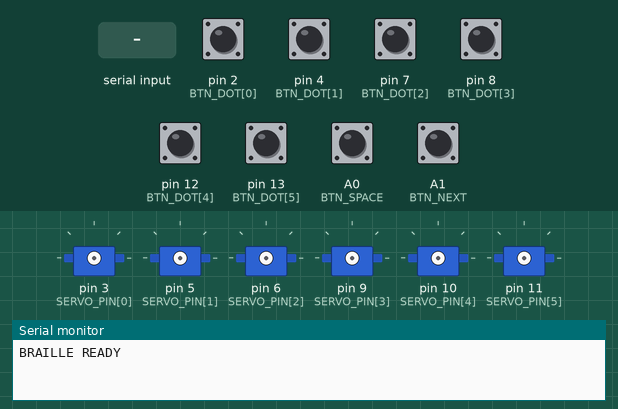
A sketch run on a simulated Arduino Uno, built with avr-gcc and run on an emulated ATmega328P. Parts: 6 × servo, the last lines printed to the serial monitor. Inputs (shaded band) come from the test bench; at power-on: A0 (BTN_SPACE), A1 (BTN_NEXT), pin 2 (BTN_DOT[0]), pin 4 (BTN_DOT[1]), pin 7 (BTN_DOT[2]), pin 8 (BTN_DOT[3]), pin 12 (BTN_DOT[4]), pin 13 (BTN_DOT[5]) HIGH.

Above: at 1.2 s.
1.3 s: "Z\n" received over Serial
At 1.45 s:
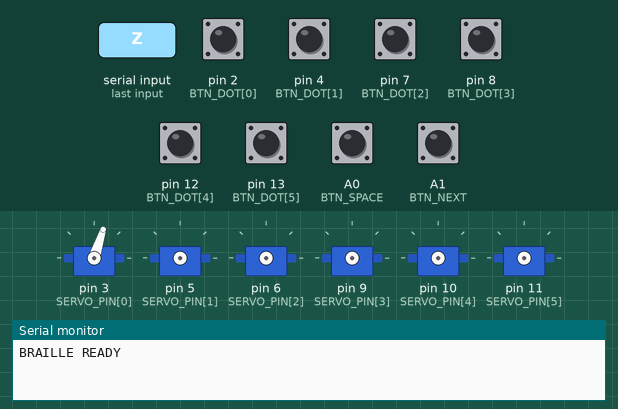
At 2.11 s:
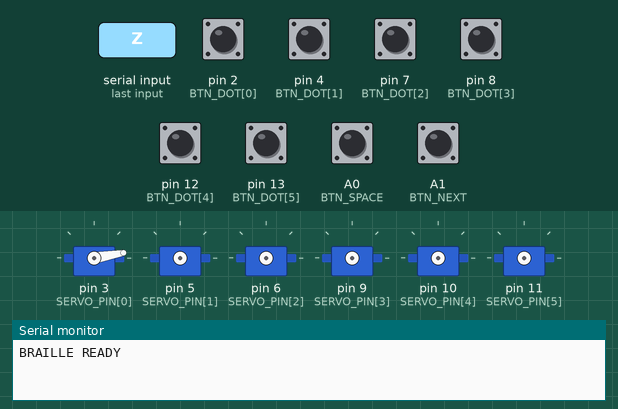
4.3 s: "A\n" received over Serial
At 6.6 s:
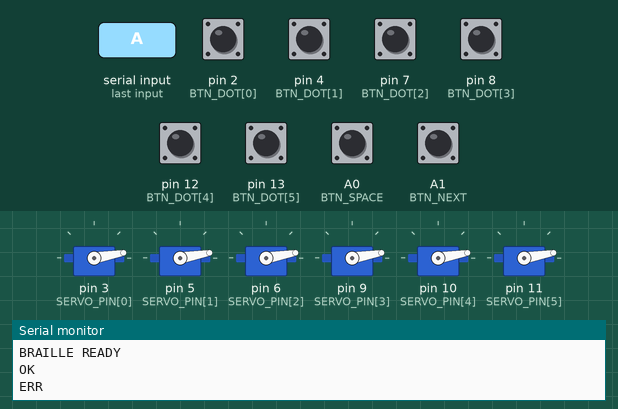
7.3 s: pin 2 (BTN_DOT[0]) pulled LOW for 0.15 s
8.9 s: A0 (BTN_SPACE) pulled LOW for 0.15 s
10.5 s: A1 (BTN_NEXT) pulled LOW for 0.15 s
12.1 s: "D90\n" received over Serial
Timing chart, 0 to 14.6 s (numbered marks = the images above; inputs shaded):
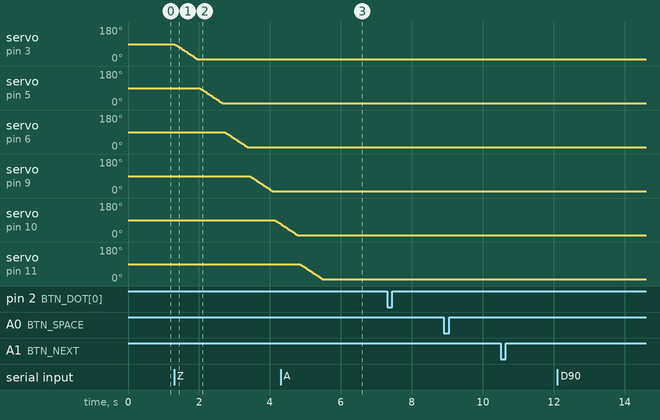

Measured:
- after the input at 1.3 s, servo on pin 3 (SERVO_PIN[0]): moves from 90° to 10° over 0.62 s, starting at once; servo on pin 5 (SERVO_PIN[1]): moves from 90° to 10° over 0.62 s, starting after 0.73 s

The sketch:

braille_display.ino
```cpp
// MadHacks 2026 - cam-drum braille display firmware
// 3 cells x 2 drums (one drum per column of 3 dots), 6 servos, 8 buttons.
//
// Serial protocol (115200 baud, one command per line):
//   P,<m1>,<m2>,<m3>     show 3 cells. m = 6-bit dot mask, bit0 = dot1 ... bit5 = dot6
//   T,<servo>,<stop>     move one drum to stop 0..7 (stop = 3-bit column pattern)
//   J,<servo>,<angle>    jog one servo to a raw angle 0..180 (calibration)
//   O,<servo>,<base>,<dir>,<flip>   set calibration for one drum at runtime
//   D                     dump calibration table (paste it back into CAL below)
//   Z                     all dots down
// Events sent back:
//   EV,KEY,<mask>  chord typed (6-bit, Perkins order: bit0 = dot1)
//   EV,SPACE       space / send pressed
//   EV,NEXT        next-page pressed
//
// Calibration idea: each drum was glued on at an unknown angle, so for each
// servo store base (angle of stop 0), dir (+1 or -1), and flip (1 if the
// dot rows come out upside down). Use J to find the angle where all three
// pins are UP (that is stop 7), then set base = thatAngle - dir*7*STEP.

#include <Servo.h>

const float STEP = 160.0 / 7.0;   // degrees between stops (matches the printed drums)

// Servo order: cell1-left, cell1-right, cell2-left, cell2-right, cell3-left, cell3-right
const int SERVO_PIN[6] = {3, 5, 6, 9, 10, 11};

struct Cal { float base; int dir; int flip; };
Cal CAL[6] = {               // <-- paste the output of "D" here after calibrating
  {10, 1, 0}, {10, 1, 0}, {10, 1, 0},
  {10, 1, 0}, {10, 1, 0}, {10, 1, 0}
};

// Buttons (INPUT_PULLUP, other leg to GND). Perkins layout: dots 1-6, space, next.
const int BTN_DOT[6] = {2, 4, 7, 8, 12, 13};
const int BTN_SPACE = A0;
const int BTN_NEXT  = A1;

Servo servos[6];
int currentStop[6] = {-1, -1, -1, -1, -1, -1};
unsigned long detachAt[6] = {0};
const unsigned long HOLD_MS = 450;   // power servos only while moving (drums hold position)

String line;

int reverse3(int v) { return ((v & 1) << 2) | (v & 2) | ((v >> 2) & 1); }

int angleForStop(int s, int stop) {
  if (CAL[s].flip) stop = reverse3(stop);
  float a = CAL[s].base + CAL[s].dir * stop * STEP;
  return constrain((int)(a + 0.5), 0, 180);
}

void moveServoRaw(int s, int angle) {
  if (!servos[s].attached()) servos[s].attach(SERVO_PIN[s]);
  int from = servos[s].read();
  int step = (angle > from) ? 1 : -1;
  for (int a = from; a != angle; a += step) { servos[s].write(a); delay(8); }
  servos[s].write(angle);
  detachAt[s] = millis() + HOLD_MS;
}

void setStop(int s, int stop, bool force = false) {
  stop &= 7;
  if (!force && currentStop[s] == stop) return;
  moveServoRaw(s, angleForStop(s, stop));
  currentStop[s] = stop;
  delay(60);   // stagger servo starts to avoid current spikes / brownouts
}

void showCells(int m1, int m2, int m3) {
  int m[3] = {m1, m2, m3};
  for (int c = 0; c < 3; c++) {
    setStop(2 * c,     m[c] & 7);          // left column: dots 1,2,3
    setStop(2 * c + 1, (m[c] >> 3) & 7);   // right column: dots 4,5,6
  }
  Serial.println("OK");
}

void dumpCal() {
  Serial.println("Cal CAL[6] = {");
  for (int s = 0; s < 6; s++) {
    Serial.print("  {"); Serial.print(CAL[s].base, 1); Serial.print(", ");
    Serial.print(CAL[s].dir); Serial.print(", "); Serial.print(CAL[s].flip);
    Serial.println(s < 5 ? "}," : "}");
  }
  Serial.println("};");
}

// Sweep servo s slowly from 10 to 170 and back to 90 (one servo at a time to save power)
void sweepServo(int s) {
  if (!servos[s].attached()) servos[s].attach(SERVO_PIN[s]);
  for (int a = 10; a <= 170; a += 2) { servos[s].write(a); delay(20); }
  for (int a = 170; a >= 90; a -= 2) { servos[s].write(a); delay(20); }
  delay(200);
  servos[s].detach();
  currentStop[s] = -1;
}

void handle(String cmd) {
  cmd.trim();
  if (cmd.length() == 0) return;
  int v[5] = {0, 0, 0, 0, 0}; int n = 0;
  int from = cmd.indexOf(',');
  while (from >= 0 && n < 5) {
    int to = cmd.indexOf(',', from + 1);
    String part = (to < 0) ? cmd.substring(from + 1) : cmd.substring(from + 1, to);
    v[n++] = part.toInt();
    from = to;
  }
  char c = cmd.charAt(0);
  if (c == 'P' && n >= 3) showCells(v[0], v[1], v[2]);
  else if (c == 'T' && n >= 2 && v[0] >= 0 && v[0] < 6) { setStop(v[0], v[1], true); Serial.println("OK"); }
  else if (c == 'J' && n >= 2 && v[0] >= 0 && v[0] < 6) { moveServoRaw(v[0], constrain(v[1], 0, 180)); currentStop[v[0]] = -1; Serial.println("OK"); }
  else if (c == 'O' && n >= 4 && v[0] >= 0 && v[0] < 6) { CAL[v[0]] = {(float)v[1], v[2] >= 0 ? 1 : -1, v[3] ? 1 : 0}; currentStop[v[0]] = -1; Serial.println("OK"); }
  else if (c == 'D') dumpCal();
  else if (c == 'Z') showCells(0, 0, 0);
  else if (c == 'W' && n >= 1 && v[0] >= 0 && v[0] < 6) { sweepServo(v[0]); Serial.println("OK"); }
  else if (c == 'W') { for (int s = 0; s < 6; s++) sweepServo(s); Serial.println("OK"); }
  else if (c == 'A' && n >= 1) { int a = constrain(v[0], 0, 180); for (int s = 0; s < 6; s++) { moveServoRaw(s, a); currentStop[s] = -1; delay(150); } Serial.println("OK"); }
  else Serial.println("ERR");
}

// ---- buttons: chord typing (press any combo, event fires when all released) ----
int chordMask = 0;
bool chordActive = false;
bool lastSpace = false, lastNext = false;
unsigned long lastScan = 0;

void scanButtons() {
  if (millis() - lastScan < 15) return;   // simple debounce
  lastScan = millis();
  int now = 0;
  for (int i = 0; i < 6; i++) if (digitalRead(BTN_DOT[i]) == LOW) now |= (1 << i);
  if (now) { chordMask |= now; chordActive = true; }
  else if (chordActive) {
    Serial.print("EV,KEY,"); Serial.println(chordMask);
    chordMask = 0; chordActive = false;
  }
  bool sp = digitalRead(BTN_SPACE) == LOW, nx = digitalRead(BTN_NEXT) == LOW;
  if (sp && !lastSpace) Serial.println("EV,SPACE");
  if (nx && !lastNext)  Serial.println("EV,NEXT");
  lastSpace = sp; lastNext = nx;
}

void setup() {
  Serial.begin(115200);
  for (int i = 0; i < 6; i++) pinMode(BTN_DOT[i], INPUT_PULLUP);
  pinMode(BTN_SPACE, INPUT_PULLUP);
  pinMode(BTN_NEXT, INPUT_PULLUP);
  Serial.println("BRAILLE READY");
}

void loop() {
  while (Serial.available()) {
    char ch = Serial.read();
    if (ch == '\n') { handle(line); line = ""; }
    else if (ch != '\r') line += ch;
  }
  for (int s = 0; s < 6; s++)
    if (detachAt[s] && millis() > detachAt[s]) { servos[s].detach(); detachAt[s] = 0; }
  scanButtons();
}
```
